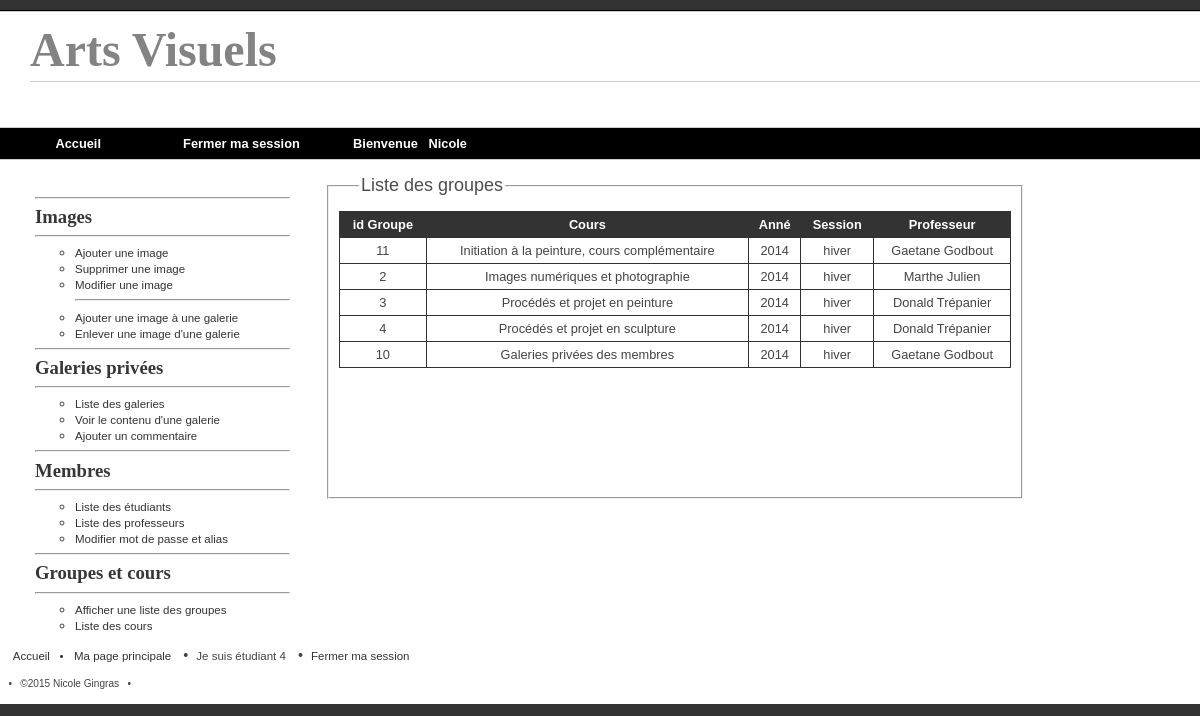
Screenshot of /pageGroupeListe.php (signed in) with the database file from the repository.
### tables this page shows
CREATE TABLE IF NOT EXISTS `groupes` (
  `idgroupe` int(11) NOT NULL AUTO_INCREMENT,
  `session` varchar(12) NOT NULL DEFAULT 'hiver' COMMENT 'automne  hiver',
  `idcours` int(11) NOT NULL,
  `idprofesseur` int(11) NOT NULL,
  `annee` int(11) NOT NULL DEFAULT '2014',
  `actif` tinyint(4) NOT NULL DEFAULT '1' COMMENT '1: groupes de la session en cours\n0: groupes de sessions passées ou futures',
  PRIMARY KEY (`idgroupe`),
  KEY `groupes_cours1_idx` (`idcours`)
);

CREATE TABLE IF NOT EXISTS `cours` (
  `idcours` int(11) NOT NULL,
  `descriptioncours` varchar(100) DEFAULT NULL,
  `nocours` varchar(10) DEFAULT NULL,
  `dossier` varchar(45) DEFAULT 'autres' COMMENT 'correspond au dossier situé dans le dossier de la session',
  PRIMARY KEY (`idcours`)
);

### metier/select.class.php (called while the page is built, shortened)
<?php
class Select extends Connexion{
	private $connexion;
	function __construct() {
		$this->connexion = new Connexion();
	}
	public function callTous($procedureStockee) {
		try {
			$requete = $this->connexion->prepare("CALL $procedureStockee");
			$requete->execute();
			$nbLigne = $requete->fetchAll();
			return $nbLigne;
			$this->connexion = null;
		}
		catch (PDOException $e) {
			echo "<p>Erreur: " . $e->getMessage() . "</p>";
		}
	}
}
?>

### metier/rechercherGroupe.class.php (the view, shortened to what this page needs)
<?php
include_once "select.class.php";
class RechercherGroupe extends Select{
	private $select;
	function __construct() {
		$this->select = new Select();
	}
	function rechercherPourListe(){
		$liste =$this->select->callTous("get_groupes_avec_galeries");
		if (count($liste)==0){
			echo "<option>Il n'y a pas de groupe</option>";
		}else{
			echo "<table>";
			echo "<tr>";
			echo "<th>id Groupe</th>";
			echo "<th>Cours</th>";
			echo "<th>Ann&eacute;</th>";
			echo "<th>Session</th>";
			echo "<th>Professeur</th>";
			echo "</tr>";
			foreach($liste as $ligne) {
				echo "<tr>";
				echo "<td>" . $ligne["idgroupe"] . "</td>";
				echo "<td>" . $ligne['descriptioncours'] . "</td>";
				echo "<td>" . $ligne['annee'] . "</td>";
				echo "<td>" . $ligne['session'] . "</td>";
				echo "<td>" . $ligne['professeur'] . "</td>";
				echo "</tr>";
			}
			echo "</table>";
		}
	}
}

### css/style.css (style rules this page uses)
body { background-color: #888888; width: 960px; border-top: 1px solid black; }
html { margin: 0; padding: 0; background: #333; font-family: Helvetica, sans-serif; font-size:12.0pt; }
body { margin: auto; margin-top: 10px; padding-bottom: 5px; width: 1200px; border-top: 1px solid black; border-bottom: none; background: white; }
table { font-size: .8em; border: 1px solid #333; min-width: 450px; width:100%; border-collapse: collapse; padding: 5px; }
td,th { color: #444444; border: 1px solid #333; text-align: center; overflow: hidden; padding: 5px; }
th { background: #333; color: white; }
.clearfix:after { content: ""; clear: both; display: block; }

### rows the page displays
groupes: idgroupe "11", idcours.descriptioncours "Initiation à la peinture, cours complémentaire", annee "2014", session "hiver", professeur "Gaetane Godbout"
groupes: idgroupe "2", idcours.descriptioncours "Images numériques et photographie", annee "2014", session "hiver", professeur "Marthe Julien"
groupes: idgroupe "3", idcours.descriptioncours "Procédés et projet en peinture", annee "2014", session "hiver", professeur "Donald Trépanier"
groupes: idgroupe "4", idcours.descriptioncours "Procédés et projet en sculpture", annee "2014", session "hiver", professeur "Donald Trépanier"
groupes: idgroupe "10", idcours.descriptioncours "Galeries privées des membres", annee "2014", session "hiver", professeur "Gaetane Godbout"

### other values shown
$_SESSION['prenom'] "Nicole"
$_SESSION['idMembre'] "4"
